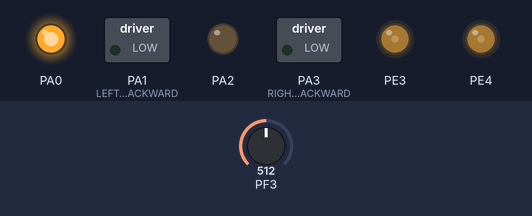
Recording of a program running on a simulated ATmega2560, built with avr-gcc and emulated at 16 MHz. Parts: switched loads named in the program (green lamp = pin HIGH), output pins drawn as LEDs (lit = HIGH). The test bench sets the inputs (shaded band); at power-on: PF3 = 512.

Above: at 1.2 s.
1.3 s: PF3 set to 760
2.8 s: PF3 set to 786
At 3.4 s:
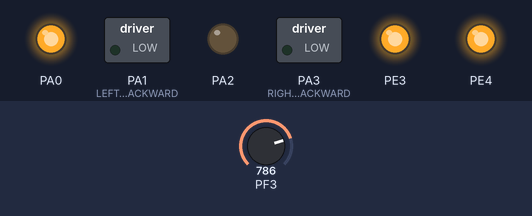
4.3 s: PF3 set to 758
At 5.5 s:
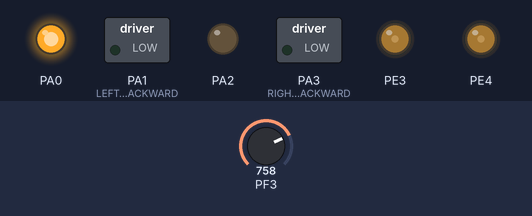
5.8 s: PF3 set to 778
At 6.8 s:
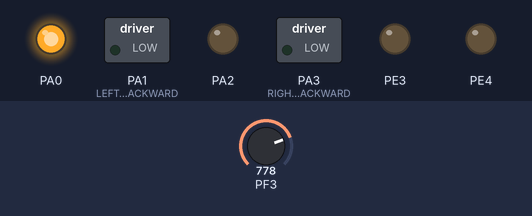
7.3 s: PF3 set to 716
At 8.0 s:
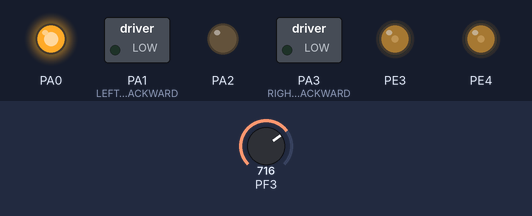
Timing chart, 0 to 9.8 s (numbered marks = the images above; inputs shaded):
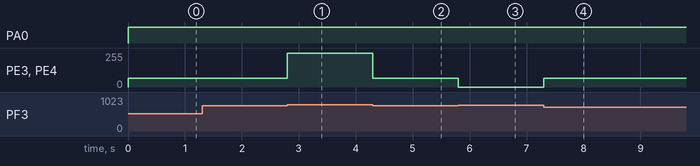

Measured:
- the behaviour switches between 768 and 769 on PF3 (found by bisection; images 0 and 1)
- after the input at 1.3 s, every drawn part: stays the same
- after the input at 2.8 s, PE3, PE4: 64/255 → 255/255 at once
- after the input at 4.3 s, PE3, PE4: 255/255 → 64/255 at once
- after the input at 5.8 s, PE3, PE4: 64/255 → 0/255 at once
- after the input at 7.3 s, PE3, PE4: 0/255 → 64/255 at once

The program:

main.cpp
```cpp
/*
 * LineFallower.cpp
 *
 * Created: 12/17/2024 7:17:24 PM
 * Author : alexg
 */

#include "main.h"

int main(void)
{
    ADC_init();
    motorsInit();
    while (1)
    {
        //TEST
        if(ADC_read(MID_SENSOR) > IR_SENSOR_THRESHOLD)
        {
            motorTimerDisable();
            _delay_ms(100);
        }
		else
		{
			motorTimerEnable();
		}
    }
}

void motorsInit(void)
{
    // Configure Timer/Counter3 for correct phase mode, 255 match value, 256 prescaler, and output pins
    TCCR3A = (1 << WGM30) | (1 << COM3A1) | (1 << COM3B1); // Phase Correct PWM, 8-bit
    TCCR3B = (1 << CS32); // Prescaler 256
    LEFT_FORWARD_COMP_VALUE = 64; // Match value for Timer/Counter3
    RIGHT_FORWARD_COMP_VALUE = 64; // Match value for Timer/Counter3

    // Set output pins for Timer/Counter3
    DDRE |= (1 << PE3) | (1 << PE4); // Set PE3 and PE4 as output for Timer/Counter3

    //setam pini pentru motor ca iesire cu Valorile initiale 0
    //Initializam pini pentru motor
    DDRA |= (1 << DDA0) | (1 << DDA1) | (1 << DDA2) | (1 << DDA3);

    //setam in 0 pini pentru motor
    STOP_MOTORS();
    motorTimerDisable();
}

void motorTimerDisable(void)
{
    // Disable Timer/Counter3
    TCCR3B &= ~((1 << CS32) | (1 << CS31) | (1 << CS30));
}

void motorTimerEnable(void)
{
    // Enable Timer/Counter3
    TCCR3B |= (1 << CS32);
}
```

main.h
```cpp
/*
 * main.h
 *
 * Created: 12/18/2024 11:32:58 AM
 *  Author: alexg
 */


#ifndef MAIN_H_
#define MAIN_H_
#define F_CPU 16000000UL

#include <avr/io.h>
#include <avr/interrupt.h>
#include <util/delay.h>
#include <stdlib.h>
#include <stdbool.h>
#include "Lib/IR_ADC/IRADC.h"

//Define
//Motor pins
#define LEFT_BACKWARD PORTA1
#define RIGHT_BACKWARD PORTA3
#define LEFT_FORWARD_COMP_VALUE OCR3A
#define RIGHT_FORWARD_COMP_VALUE OCR3B
//IR sensors pins
#define MID_SENSOR sensorFour
#define LEFT_NEAR_SENSOR sensorThree
#define LEFT_FAR_SENSOR sensorFive
#define RIGHT_NEAR_SENSOR sensorOne
#define RIGHT_FAR_SENSOR sensorTwo
//Values
#define IR_SENSOR_THRESHOLD 768


//Macro
#define LEFT_MOTOR_BACKWARD() PORTA |= (1 << LEFT_BACKWARD)
#define RIGHT_MOTOR_BACKWARD() PORTA |= (1 << RIGHT_BACKWARD)
#define STOP_MOTORS() PORTA &= ~((1 << RIGHT_BACKWARD) | (1 << LEFT_BACKWARD))

//Function prototype
void motorsInit(void);
void motorTimerDisable(void);
void motorTimerEnable(void);

#endif /* MAIN_H_ */
```

IRADC.c
```cpp
/*
 * IRADC.c
 *
 *  Author: alexg
 */

#include <avr/io.h>
#include <math.h>
#include "IRADC.h"

void ADC_init(void)
{
	ADCSRA |= (1<<ADEN)|(1<<ADPS2)|(1<<ADPS1)|(1<<ADPS0); //ADC Enable, ADC Interrupt Enable, Prescaler 128
	ADMUX |= (1<<REFS0);  //AVCC with external capacitor at AREF pin
	PORTA = (1<<PA0);
}

uint16_t ADC_read(SensorPin channel)
{
	switch(channel)
	{
		case sensorOne:
		ADMUX &=~ 0x1F;
		break;
		case sensorTwo:
		ADMUX &=~ 0x1F;
		ADMUX |= (1<<MUX0);
		break;
		case sensorThree:
		ADMUX &=~ 0x1F;
		ADMUX |= (1<<MUX1);
		break;
		case sensorFour:
		ADMUX &=~ 0x1F;
		ADMUX |= (1<<MUX0)|(1<<MUX1);
		break;
		case sensorFive:
		ADMUX &=~ 0x1F;
		ADMUX |= (1<<MUX2);
		break;
	}
	ADCSRA |= (1<<ADSC);  //Start ADC Conversion
	while ((ADCSRA & (1<<ADSC)));  //Wait for ADC Conversion to complete
	return ADC;  //Return ADC value
}

float ADC_Filter(uint8_t precision, SensorPin channel)
{
	double value;
	double sum=0;
	for(int i=0;i<precision;i++)
	{
		value = ADC_read(channel);
		sum+=value;
	}
	return (sum/precision);
	};
```

IRADC.h
```cpp
/*
 * IRADC.c
 *
 *  Author: alexg
 */


#ifndef AD8495_H_
#define AD8495_H_

#ifdef __cplusplus
extern "C" {
#endif

typedef enum
{
    sensorOne,
    sensorTwo,
    sensorThree,
    sensorFour,
    sensorFive
} SensorPin;

void ADC_init(void);
uint16_t ADC_read(SensorPin channel);
float ADC_Filter(uint8_t precision, SensorPin channel);

#ifdef __cplusplus
}
#endif

#endif /* AD8495_H_ */
```
